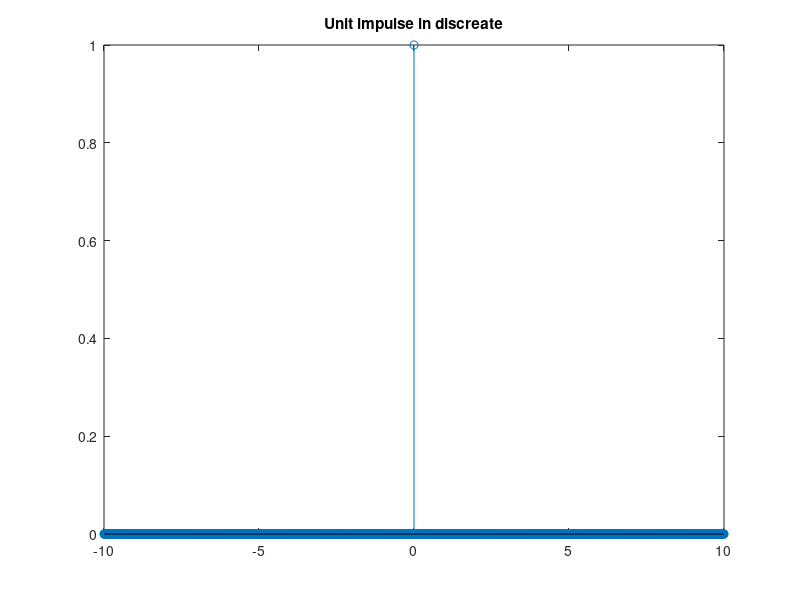

This chart was generated by the following MATLAB code:
clc
clear all

% Unit impulse signal
n = -10:0.01:10;
xx = (n==0);
plot(n,xx);
title('Unit Sample sequence in Conti...');
stem(n, xx)
title('Unit impulse in discreate');
